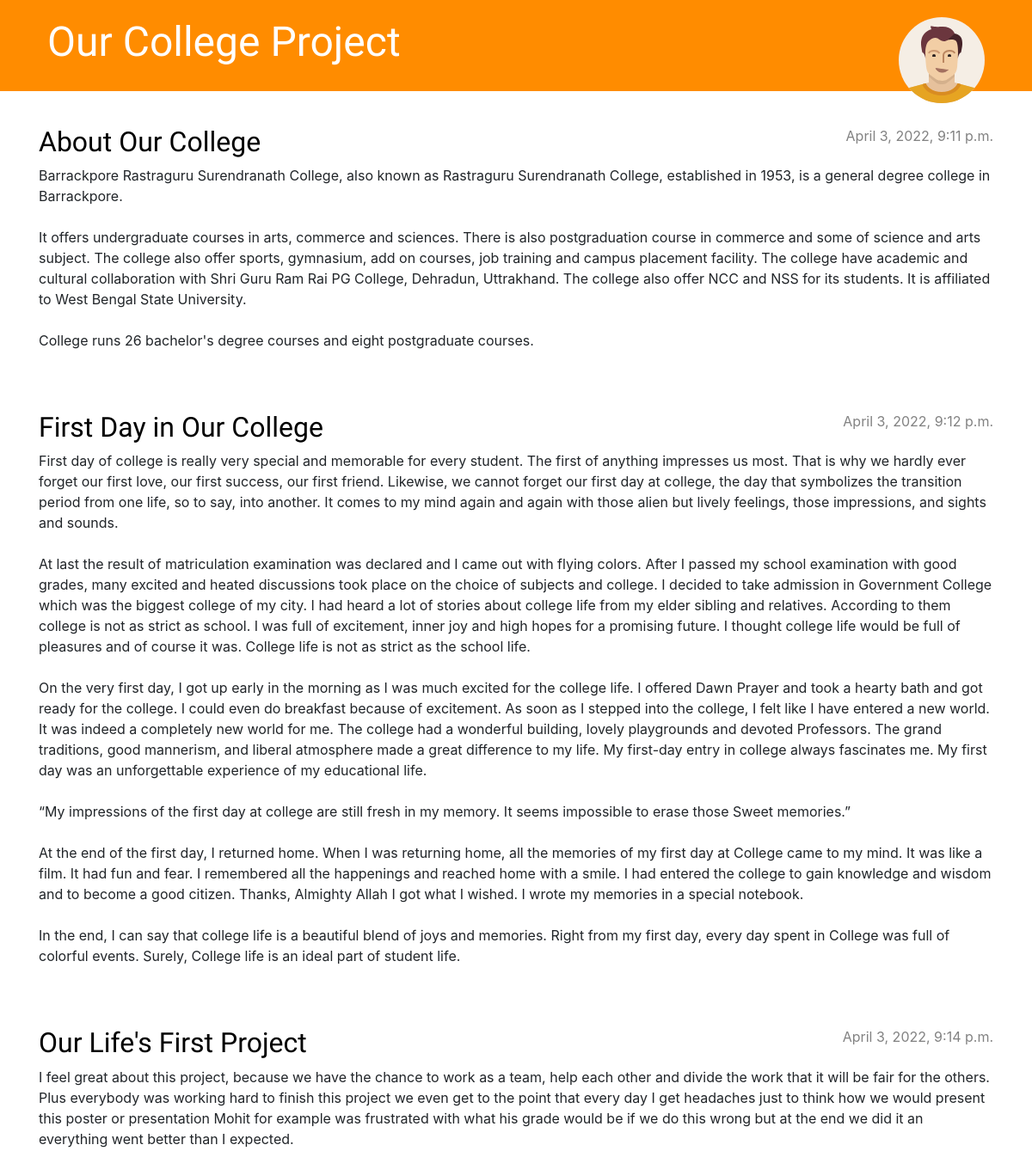
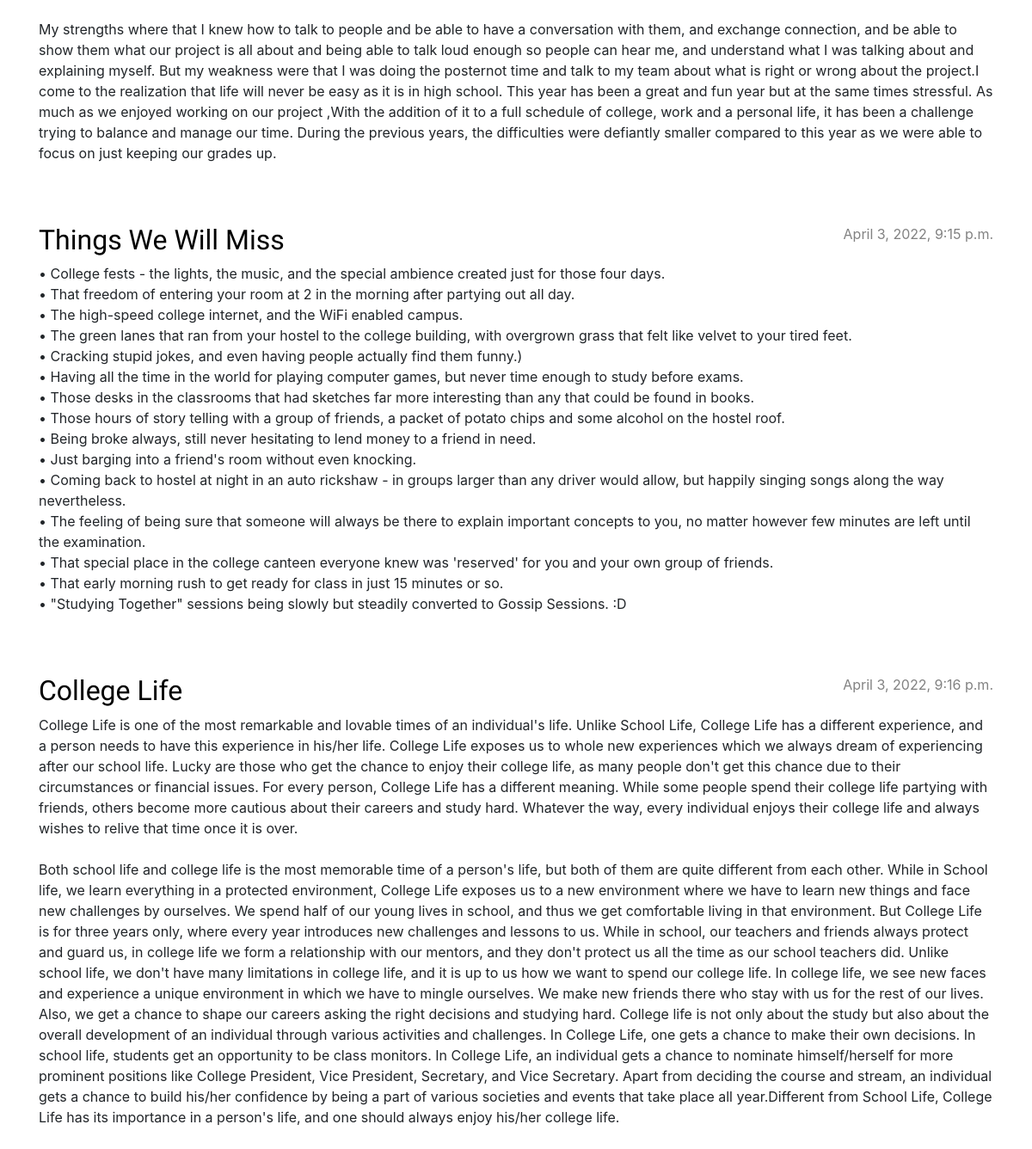
The page / on the database its author committed (2 pictures, top to bottom).
### blog/models.py (models this page shows, shortened)
class Post(models.Model):
    author = models.ForeignKey(settings.AUTH_USER_MODEL, on_delete=models.CASCADE)
    title = models.CharField(max_length=200)
    text = models.TextField()
    created_date = models.DateTimeField(default=timezone.now)
    published_date = models.DateTimeField(blank=True, null=True)

### blog/views.py (the view)
# urls.py: path('', views.post_list, name = 'post_list'),
def post_list(request):
	posts = Post.objects.filter(published_date__lte=timezone.now()).order_by('published_date')
	return render(request, 'blog/post_list.html', {'posts' : posts})

### blog/templates/blog/post_list.html
{% extends 'blog/base.html' %}
        {% block content %}
                {% for post in posts %}
                    <article class="post">
                        <time class="date">
                            {{ post.published_date }}
                        </time>
                        <h2><a href="{% url 'post_detail' pk=post.pk %}">{{ post.title }}</a></h2>
                        <p>{{ post.text|linebreaksbr }}</p>
                    </article>
                {% endfor %}
         {% endblock %}

### blog/static/css/blog.css (style rules this page uses)
h1, h2, h3, h4 { font-family: 'Lobster'; }
.date { color: #828282; }
.post { margin-bottom: 70px; }
.post h2 a, .post h2 a:visited { color: #000000; }
.post > .date, .post > .actions { float: right; }

### rows shown on the page
Post: published_date "April 3, 2022, 9:11 p.m.", title "About Our College", text "Barrackpore Rastraguru Surendranath College, also known as Rastraguru Surendranath College, established in 1953, is a general degree college in Barrackpore. It offers undergraduate courses in arts, commerce and sciences. There is also postgraduation course in commerce and some of science and arts subject. The college also offer sports, gymnasium, add on courses, job training and campus placement facility. The college have academic and cultural collaboration with Shri Guru Ram Rai PG College, Dehradun, Uttrakhand. The college also offer NCC and NSS for its students. It is affiliated to West Bengal State University. College runs 26 bachelor's degree courses and eight postgraduate courses."
Post: published_date "April 3, 2022, 9:12 p.m.", title "First Day in Our College", text "First day of college is really very special and memorable for every student. The first of anything impresses us most. That is why we hardly ever forget our first love, our first success, our first friend. Likewise, we cannot forget our first day at college, the day that symbolizes the transition period from one life, so to say, into another. It comes to my mind again and again with those alien but lively feelings, those impressions, and sights and sounds. At last the result of matriculation examination was declared and I came out with flying colors. After I passed my school examination with good grades, many excited and heated discussions took place on the choice of subjects and college. I…"
Post: published_date "April 3, 2022, 9:14 p.m.", title "Our Life's First Project", text "I feel great about this project, because we have the chance to work as a team, help each other and divide the work that it will be fair for the others. Plus everybody was working hard to finish this project we even get to the point that every day I get headaches just to think how we would present this poster or presentation Mohit for example was frustrated with what his grade would be if we do this wrong but at the end we did it an everything went better than I expected. My strengths where that I knew how to talk to people and be able to have a conversation with them, and exchange connection, and be able to show them what our project is all about and being able to talk loud enough so people…"
Post: published_date "April 3, 2022, 9:15 p.m.", title "Things We Will Miss", text "• College fests - the lights, the music, and the special ambience created just for those four days. • That freedom of entering your room at 2 in the morning after partying out all day. • The high-speed college internet, and the WiFi enabled campus. • The green lanes that ran from your hostel to the college building, with overgrown grass that felt like velvet to your tired feet. • Cracking stupid jokes, and even having people actually find them funny.) • Having all the time in the world for playing computer games, but never time enough to study before exams. • Those desks in the classrooms that had sketches far more interesting than any that could be found in books. • Those hours of story…"
Post: published_date "April 3, 2022, 9:16 p.m.", title "College Life", text "College Life is one of the most remarkable and lovable times of an individual's life. Unlike School Life, College Life has a different experience, and a person needs to have this experience in his/her life. College Life exposes us to whole new experiences which we always dream of experiencing after our school life. Lucky are those who get the chance to enjoy their college life, as many people don't get this chance due to their circumstances or financial issues. For every person, College Life has a different meaning. While some people spend their college life partying with friends, others become more cautious about their careers and study hard. Whatever the way, every individual enjoys their…"
